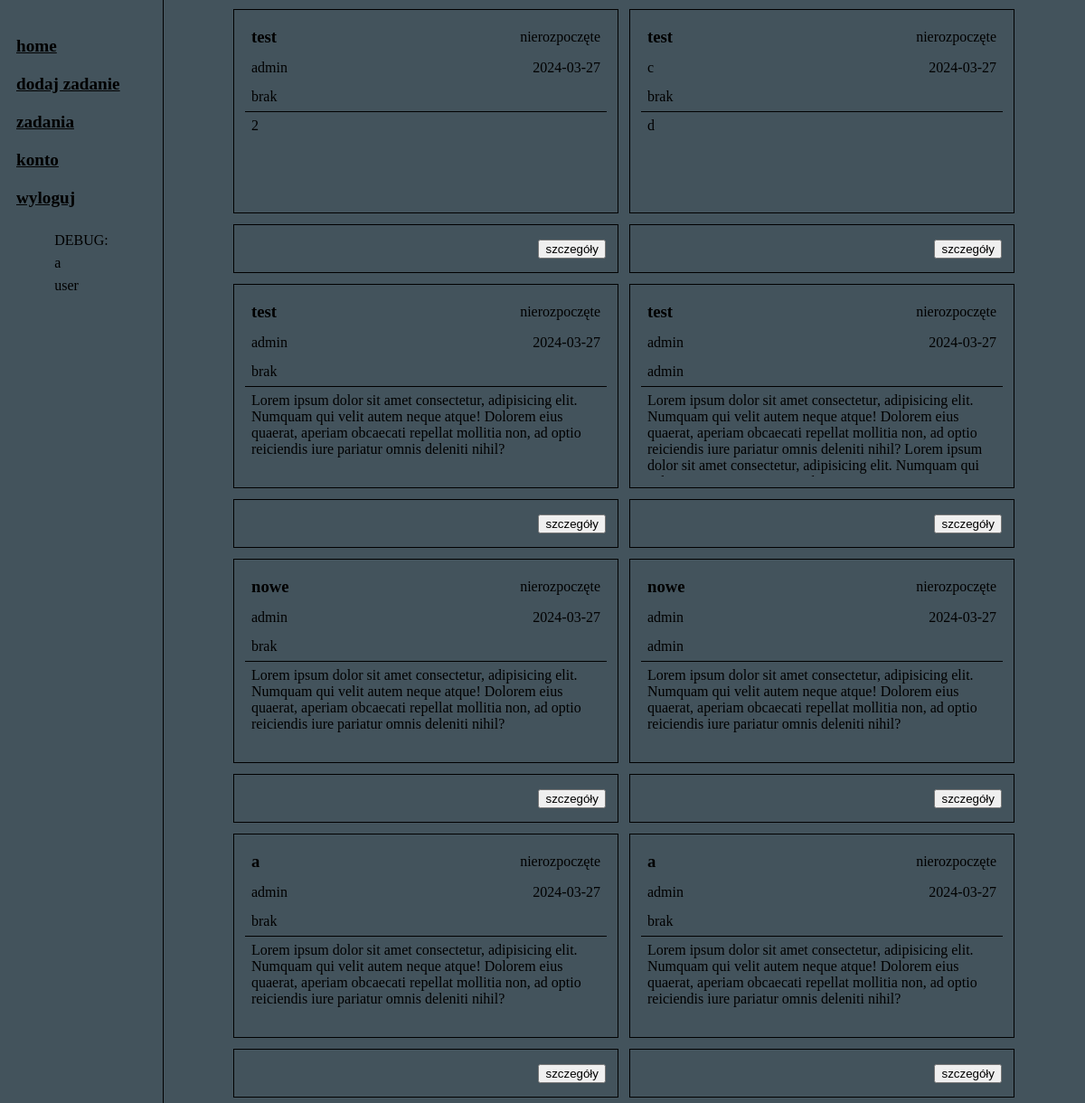
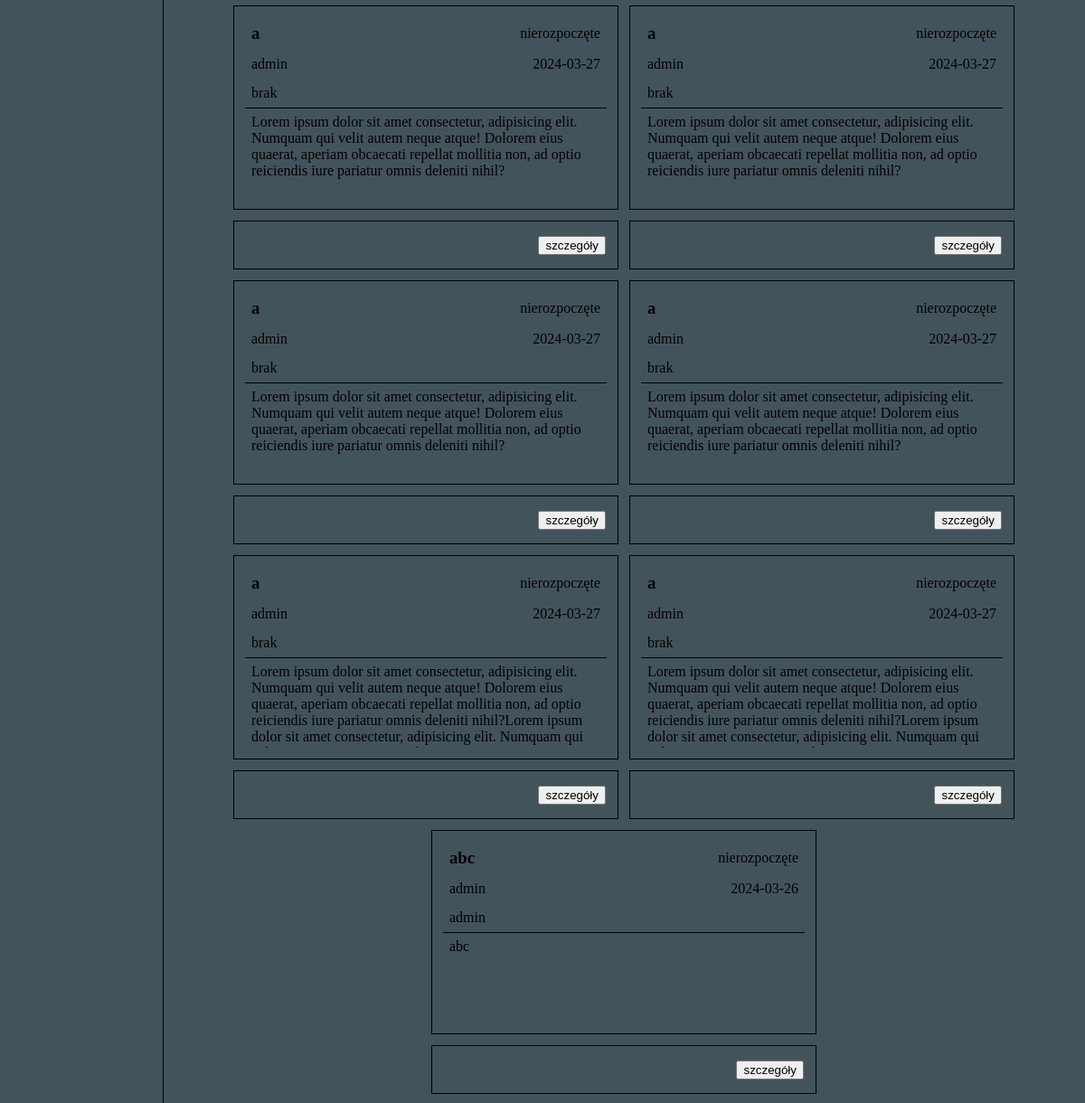
The app's page /listaZadan.php (signed in), older data (2 pictures, top to bottom).
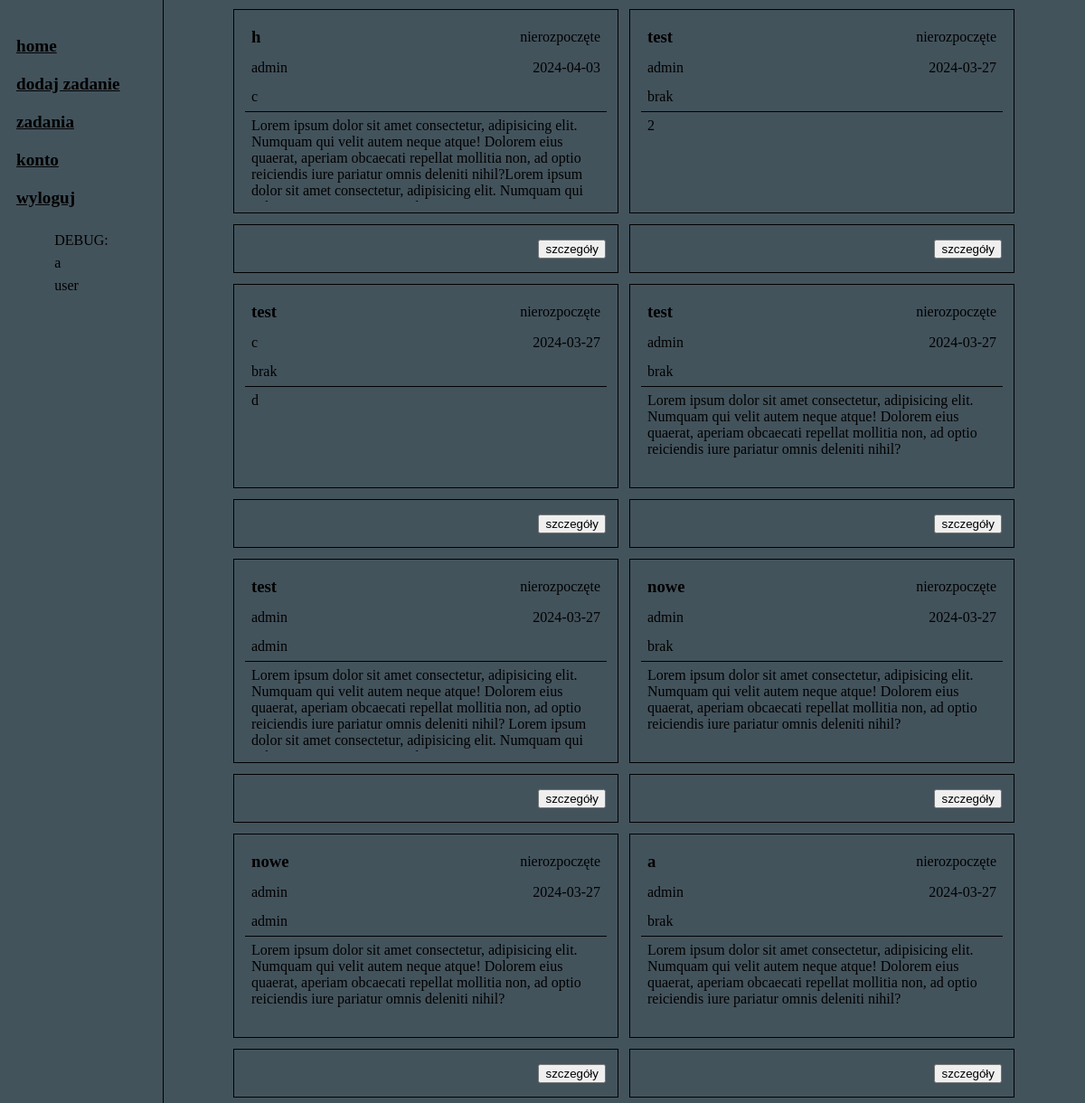
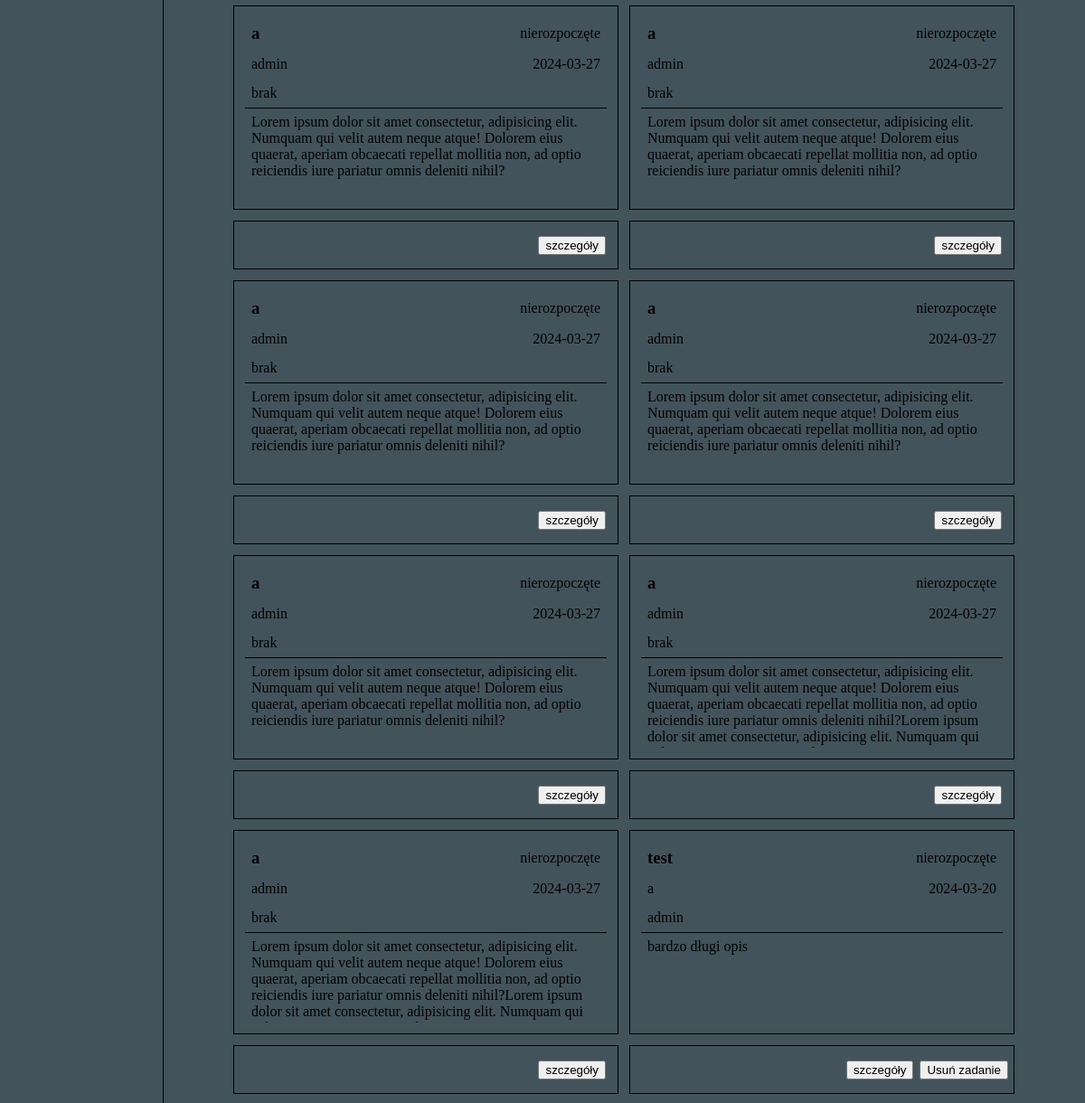
The same page, newer data (2 pictures, top to bottom).
### tables this page shows
CREATE TABLE `zadania` (
  `id` int NOT NULL,
  `tytul` text NOT NULL,
  `opis` text NOT NULL,
  `status` int NOT NULL,
  `user` varchar(100) NOT NULL,
  `pracownik` varchar(100) DEFAULT NULL,
  `data` date NOT NULL,
  `archiwizowane` tinyint(1) NOT NULL
);

CREATE TABLE `statusy` (
  `id` int NOT NULL,
  `nazwa` varchar(25) NOT NULL
);

### functions.php (called while the page is built, shortened)
<?php
    function isLogged()
    {
        return ($_SESSION["logged"] === true);
    }
    function isLoggedAs($upr)
    {
        return ($_SESSION["upr"] === $upr);
    }
?>

### listaZadan.php (the view, shortened to what this page needs)
<?php
    include "./functions.php";
?>
<!DOCTYPE html>
<html lang="en">
<head>
    <link rel="stylesheet" href="style.css">
    <link rel="stylesheet" href="menu.css">
    <link rel="stylesheet" href="listaZadan.css">
</head>
<body>
    <?php include "./menu.php"; ?>
    <div id="zadania">
        <?php
            $conn = newConn();
            if (isLoggedAs('admin'))
                $sql = "SELECT *, `zadania`.id as id_zadania FROM `zadania` JOIN `statusy` ON `zadania`.status = `statusy`.id ORDER BY `data` DESC";
            else
                $sql = "SELECT *, `zadania`.id as id_zadania FROM `zadania` JOIN `statusy` ON `zadania`.status = `statusy`.id WHERE archiwizowane = false ORDER BY `data` DESC";
            $result = mysqli_query($conn, $sql);
            if (mysqli_num_rows($result) > 0)
            {
                while ($row = mysqli_fetch_assoc($result))
                {
                    echo "<span class='elem'>
                            <div class='zadanie'>
                                <span>
                                <div class='info'>
                                    <h3>" . $row["tytul"] . "</h3>
                                    <p>" . $row["nazwa"] . "</p>
                                </div>
                                <div class='info'>
                                    <p>" . $row["user"] . "</p>
                                    <p>" . $row["data"] . "</p>
                                </div>
                                <p>" . ((!empty($row["pracownik"])) ? $row["pracownik"] : "brak") . "</p>
                                <div id='line'></div>
                                </span>
                                <div class='opis'>
                                    <p>" . $row["opis"] . "</p>
                                </div>
                            </div>
                            <div class='tools'>
                                <form action='./listaZadan.php' method='POST'>
                                    <input type='text' value='" . $row["id_zadania"] . "' name='zadanieID' hidden>";
                                if ($row["user"] == $_SESSION["login"] && $row["nazwa"] == 'nierozpoczęte')
                                    echo "<input type='submit' value='Usuń zadanie' name='usun'>";
                                echo "</form>";
                                echo "<form action='./details.php' method='POST'>
                                    <input type='text' value='" . $row["id_zadania"] . "' name='zadanieID' hidden>
                                    <input type='submit' value='szczegóły'>
                                </form>
                            </div>
                        </span>";
                }
            }
        ?>
    </div>
</body>
</html>

### menu.php (shortened to what this page needs)
<div id='menu'>
    <?php
        if (isLogged())
        {
            echo "<a href='./home.php'>home</a>";
            echo "<a href='./zadanieForm.php'>dodaj zadanie</a>";
            echo "<a href='./listaZadan.php'>zadania</a>";
            echo "<a href='./konto.php'>konto</a>";
            echo "<a href='./logout.php'>wyloguj</a>";
            echo
                "<span>
                    <p>DEBUG: </p>
                    <p>" . $_SESSION["username"] . "</p>
                    <p>" . $_SESSION["upr"] . "</p>
                </span>";
        }
    ?>
</div>

### style.css (style rules this page uses)
body { background-color: rgb(67, 83, 92); }

### menu.css (style rules this page uses)
body { display: grid; grid-template-columns: 15% 85%; grid-template-rows: 100%; grid-template-areas: "menu main"; height: 100vh; width: 100%; margin: 0px; }
#menu { grid-area: menu; display: flex; flex-direction: column; flex-wrap: nowrap; align-items: center; gap: 20px; padding-top: 40px; border-right: 1px solid black; width: 100%; }
#menu > a { width: 80%; font-weight: bold; font-size: 120%; color: #000000ff; }

### listaZadan.css (style rules this page uses)
#zadania { overflow-y: auto; overflow-x: hidden; height: calc(100% - 20px); width: calc(100% - 20px); padding: 10px; display: flex; flex-direction: row; flex-wrap: wrap; justify-content: center; gap: 12px; }
.zadanie { border: 1px solid black; width: 400px; padding: 12px; height: 200px; display: grid; grid-template-columns: 100%; grid-template-rows: 100px calc(100% - 100px); }
.info { display: flex; flex-direction: row; align-items: center; justify-content: space-between; }
.info > h3, span > p, .info > p { margin: 7px; }
.zadanie > .opis { height: 100%; overflow-x: hidden; overflow-y: auto; }
.zadanie > .opis > p { margin: 7px; }
.tools { height: 40px; width: 412px; padding: 6px; border: 1px solid black; display: flex; flex-direction: row-reverse; justify-content: end; align-items: center; gap: 7px; }
.elem { display: flex; flex-direction: column; gap: 12px; }
#line { width: 100%; height: 1px; background-color: black; }

Row changes from the older to the newer data that the page shows:
no longer on this page (row edited): zadania: tytul "abc", statusy.nazwa "nierozpoczęte", user "admin", data "2024-03-26", pracownik "admin", opis "abc"
added zadania: tytul "h", statusy.nazwa "nierozpoczęte", user "admin", data "2024-04-03", pracownik "c", opis "Lorem ipsum dolor sit amet consectetur, adipisicing elit. Numquam qui velit autem neque atque! Dolorem eius quaerat, aperiam obcaecati repellat mollitia non, ad optio reiciendis iure pariatur omnis deleniti nihil?Lorem ipsum dolor sit amet consectetur, adipisicing elit. Numquam qui…"
now on this page (row edited): zadania: tytul "test", statusy.nazwa "nierozpoczęte", user "a", data "2024-03-20", pracownik "admin", opis "bardzo długi opis"
